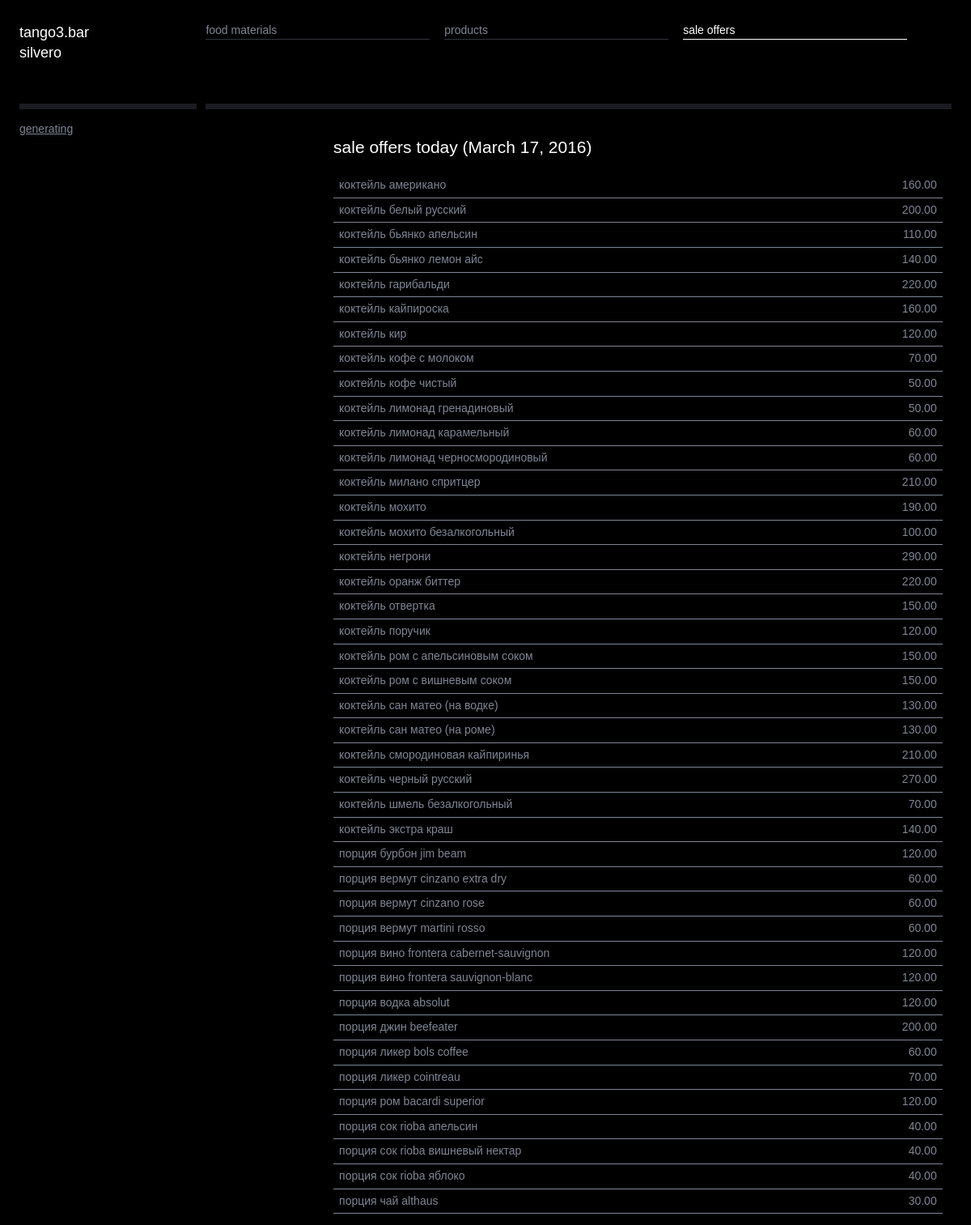
Screenshot of /bar/sale_offer_list (signed in) with the database file from the repository.
### bar/models.py (models this page shows, shortened)
class WorkDay(models.Model):
	date       = models.DateField()
	is_current = models.BooleanField(default=False)
	class Meta:
		ordering = ['-date']
	@staticmethod
	def get_current():
		return WorkDay.objects.get(is_current=True)

class SaleOffer(models.Model):
	product  = models.ForeignKey(Product)
	day      = models.ForeignKey(WorkDay)
	cost     = models.DecimalField(max_digits=8, decimal_places=2, default=decimal.Decimal('0.00'))
	price    = models.DecimalField(max_digits=8, decimal_places=2, default=decimal.Decimal('0.00'))
	feasible = models.BooleanField(default=False)
	class Meta:
		ordering = ('product__name',)

class Product(models.Model):
	name        = models.CharField(max_length=200)
	recipe      = models.OneToOneField(Recipe)
	fixed_price = models.DecimalField(max_digits=8, decimal_places=2, default=0)
	rounding    = models.DecimalField(max_digits=8, decimal_places=2, default=1)
	markup      = models.DecimalField(max_digits=8, decimal_places=2, default=1)
	is_active   = models.BooleanField(default=False)

### bar/views.py (the view)
class SaleOfferListView(generic.ListView):
	model               = SaleOffer
	template_name       = 'bar/sale_offer_list.html'
	context_object_name = 'sale_offers'
	def get_queryset(self):
		day = WorkDay.get_current()
		return SaleOffer.objects.filter(day=day)
	def get_context_data(self, **kwargs):
		context = super(SaleOfferListView, self).get_context_data(**kwargs)
		context['user']  = self.request.user
		context['today'] = WorkDay.get_current()
		return context

### bar/templates/bar/sale_offer_list.html (shortened to what this page needs)
<!doctype html>
<html lang="en">
<head>
	{% load staticfiles %}
	<link rel="stylesheet" href={% static "css/style.css" %}>
</head>
<body>
	<div class="container">
		<header class="header clearfix">
			<div class="logo">
				tango3.bar<br/>
				{{ user }}
			</div>
			<nav class="menu_main">
				<ul>
					<li><a href={% url 'bar:food_material_list' %}>food materials</a></li>
					<li><a href={% url 'bar:product_list' %}>products</a></li>
					<li class="active"><a href={% url 'bar:sale_offer_list' %}>sale offers</a></li>
				</ul>
			</nav>
		</header>
		<div class="info">
			<article class="article clearfix">
				<div class="col_33">
					{% if user.is_authenticated %}
						<a href={% url 'bar:sale_offer_generator' %}>generating</a>
					{% else %}
						&nbsp;
					{% endif %}
				</div>
				<div class="col_66">
					{% if sale_offers %}
						<h2>sale offers today ({{ today.date }})</h2>
						<table class='table'>
							{% for sale_offer in sale_offers %}
								<tr>
									<td>{{ sale_offer.product.name }}</td>
									<td align='right'>{{ sale_offer.price }}</td>
								<tr>
							{% endfor %}
						</table>
					{% else %}
						no records
					{% endif %}
				</div>
			</article>
		</div>
	</div>
</body>

### bar/static/css/style.css (style rules this page uses)
.col_33 { width:31%; margin:0 2% 0 0; float:left; }
.col_66 { width:64%; margin:0 2% 0 0; float:left; }

### bar/static/css/skin.css (style rules this page uses)
body { font-family:arial, sans-serif; color:#7E8695; background:#000; }
a { color:#7E8695; }
ul li, ol li { padding:0 0 0.4em 0; }
.container { max-width:1300px; margin:0 auto; position:relative; }
.header { margin:0; padding:2em 2% 0 2%; position:fixed; z-index:10; height:107px; width:96%; background:#000; max-width:1240px; }
.logo { float:left; display:inline-block; font-size:18px; color:#fff; border-bottom:7px solid #1A1C21; width:19%; height:100px; }
.menu_main { width:80%; height:100px; float:right; border-bottom:7px solid #1A1C21; }
.menu_main a, .menu_main a:visited { display:inline-block; width:100%; border-bottom:1px solid #32353C; color:#7E8695; text-decoration:none; }
.menu_main li { display:inline-block; width:30%; float:left; margin:0 2% 0 0; }
.menu_main li.active a { border-bottom:1px solid #fff; color:#fff; cursor:default; }
.info { padding:150px 0 1em 2%; }
h1, h2 { font-weight:normal; color:#fff; }
.table { width:100%; }
.table td { padding:5px 7px; }
.table tr { border-bottom:1px solid #7E8695; }

### rows the page displays
WorkDay: date "March 17, 2016"
SaleOffer: product.name "коктейль американо", price "160.00"
SaleOffer: product.name "коктейль белый русский", price "200.00"
SaleOffer: product.name "коктейль бьянко апельсин", price "110.00"
SaleOffer: product.name "коктейль бьянко лемон айс", price "140.00"
SaleOffer: product.name "коктейль гарибальди", price "220.00"
SaleOffer: product.name "коктейль кайпироска", price "160.00"
SaleOffer: product.name "коктейль кир", price "120.00"
SaleOffer: product.name "коктейль кофе с молоком", price "70.00"
SaleOffer: product.name "коктейль кофе чистый", price "50.00"
SaleOffer: product.name "коктейль лимонад гренадиновый", price "50.00"
SaleOffer: product.name "коктейль лимонад карамельный", price "60.00"
SaleOffer: product.name "коктейль лимонад черносмородиновый", price "60.00"
SaleOffer: product.name "коктейль милано спритцер", price "210.00"
SaleOffer: product.name "коктейль мохито", price "190.00"
SaleOffer: product.name "коктейль мохито безалкогольный", price "100.00"
SaleOffer: product.name "коктейль негрони", price "290.00"
SaleOffer: product.name "коктейль оранж биттер", price "220.00"
SaleOffer: product.name "коктейль отвертка", price "150.00"
SaleOffer: product.name "коктейль поручик", price "120.00"
SaleOffer: product.name "коктейль ром с апельсиновым соком", price "150.00"
SaleOffer: product.name "коктейль ром с вишневым соком", price "150.00"
SaleOffer: product.name "коктейль сан матео (на водке)", price "130.00"
SaleOffer: product.name "коктейль сан матео (на роме)", price "130.00"
SaleOffer: product.name "коктейль смородиновая кайпиринья", price "210.00"
SaleOffer: product.name "коктейль черный русский", price "270.00"
SaleOffer: product.name "коктейль шмель безалкогольный", price "70.00"
SaleOffer: product.name "коктейль экстра краш", price "140.00"
SaleOffer: product.name "порция бурбон jim beam", price "120.00"
SaleOffer: product.name "порция вермут cinzano extra dry", price "60.00"
SaleOffer: product.name "порция вермут cinzano rose", price "60.00"
SaleOffer: product.name "порция вермут martini rosso", price "60.00"
SaleOffer: product.name "порция вино frontera cabernet-sauvignon", price "120.00"
SaleOffer: product.name "порция вино frontera sauvignon-blanc", price "120.00"
SaleOffer: product.name "порция водка absolut", price "120.00"
SaleOffer: product.name "порция джин beefeater", price "200.00"
SaleOffer: product.name "порция ликер bols coffee", price "60.00"
SaleOffer: product.name "порция ликер cointreau", price "70.00"
SaleOffer: product.name "порция ром bacardi superior", price "120.00"
SaleOffer: product.name "порция сок rioba апельсин", price "40.00"
SaleOffer: product.name "порция сок rioba вишневый нектар", price "40.00"
SaleOffer: product.name "порция сок rioba яблоко", price "40.00"
SaleOffer: product.name "порция чай althaus", price "30.00"

### other values shown
{{ user }} "silvero"
